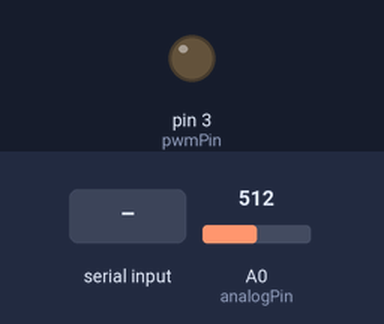
A sketch run on a simulated Arduino Uno, built with avr-gcc and run on an emulated ATmega328P. Parts: output pins drawn as LEDs (lit = HIGH). The test bench sets the inputs (shaded band); at power-on: A0 (analogPin) = 512. What the sketch prints to the serial monitor is not drawn.

Above: at 1.2 s.
1.3 s: "90,45\n" received over Serial
At 1.6 s:
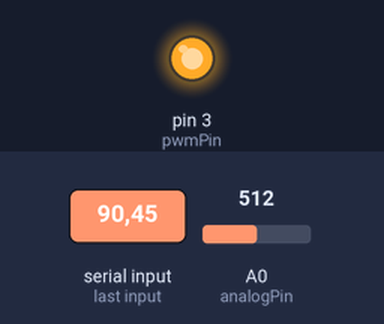
2.8 s: A0 (analogPin) set to 716
4.3 s: A0 (analogPin) set to 900
Timing chart, 0 to 7.3 s (numbered marks = the images above; inputs shaded):
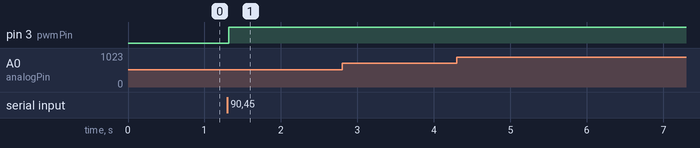

Measured:
- after the input at 1.3 s, pin 3 (pwmPin): LOW → HIGH at once
- after the input at 2.8 s, every drawn part: stays the same
- after the input at 4.3 s, every drawn part: stays the same

The sketch:

read_write_arduino.ino
```cpp
// Pin Definiti
const int pwmPin = 3;   // Pin PWM per scrivere il voltaggio (richiede ~)
const int analogPin = A0; // Pin per leggere il voltaggio

void setup() {
  // Impostazione registri per PWM rapido (presumo tu stia usando Arduino Uno/Nano)
  TCCR2A = (TCCR2A & 0b11111000) | 0b00000001;
  TCCR2B = (TCCR2B & 0b11111000) | 0b00000001;

  Serial.begin(9600); // Inizializza la porta USB
  Serial.setTimeout(20); // Riduce il tempo di attesa per la lettura da USB
}

void loop() {
  // --- PARTE 1: RICEZIONE DA LABVIEW (Scrittura Voltaggio) ---
  // Manteniamo questa parte fuori dal ciclo di lettura per garantire
  // che Arduino possa ricevere comandi prima di iniziare il campionamento
  if (Serial.available() > 0) {
    float voltageInput = Serial.parseFloat();

    // Converte da 0-5V a 0-255 (PWM)
    int pwmValue = constrain((voltageInput / 5.0) * 255, 0, 255);

    analogWrite(pwmPin, pwmValue);

    // Pulisce il buffer seriale
    while(Serial.available() > 0) { Serial.read(); }
  }

  // --- PARTE 2: LETTURA E MEDIA (10 letture in ~100ms) ---
  long sommaValori = 0; // Usiamo long per evitare overflow (anche se con 10 int è difficile)

  // Esegue 10 letture
  for (int i = 0; i < 10; i++) {
    sommaValori += analogRead(analogPin); // Somma la lettura corrente
    delay(10); // Aspetta 10ms tra una lettura e l'altra
  }

  // Calcola la media (raw 0-1023)
  float mediaRaw = sommaValori / 10.0;

  // Converte la media in Voltaggio (0-5V)
  float voltageOutput = mediaRaw * (5.0 / 1023.0);

  // Invia il valore medio a LabVIEW
  Serial.println(voltageOutput);

}
```
